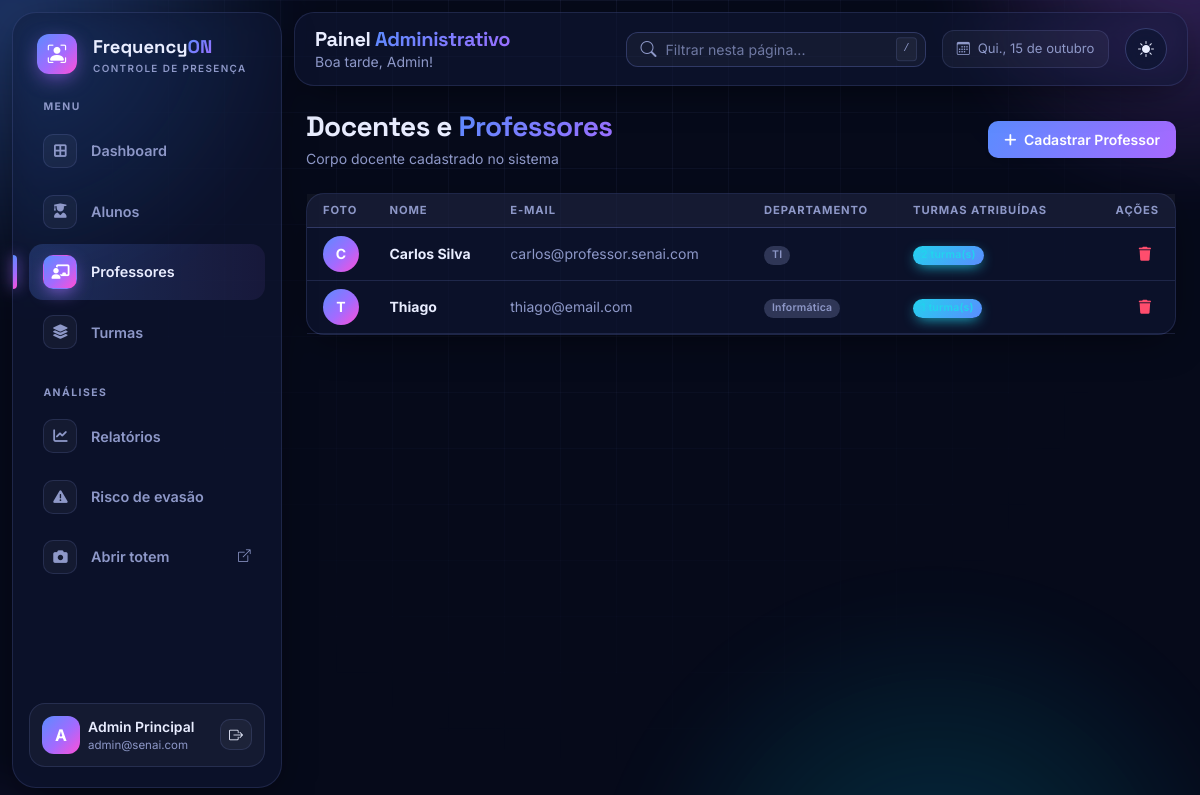
The page /admin/professores (signed in) on the database as committed earlier.
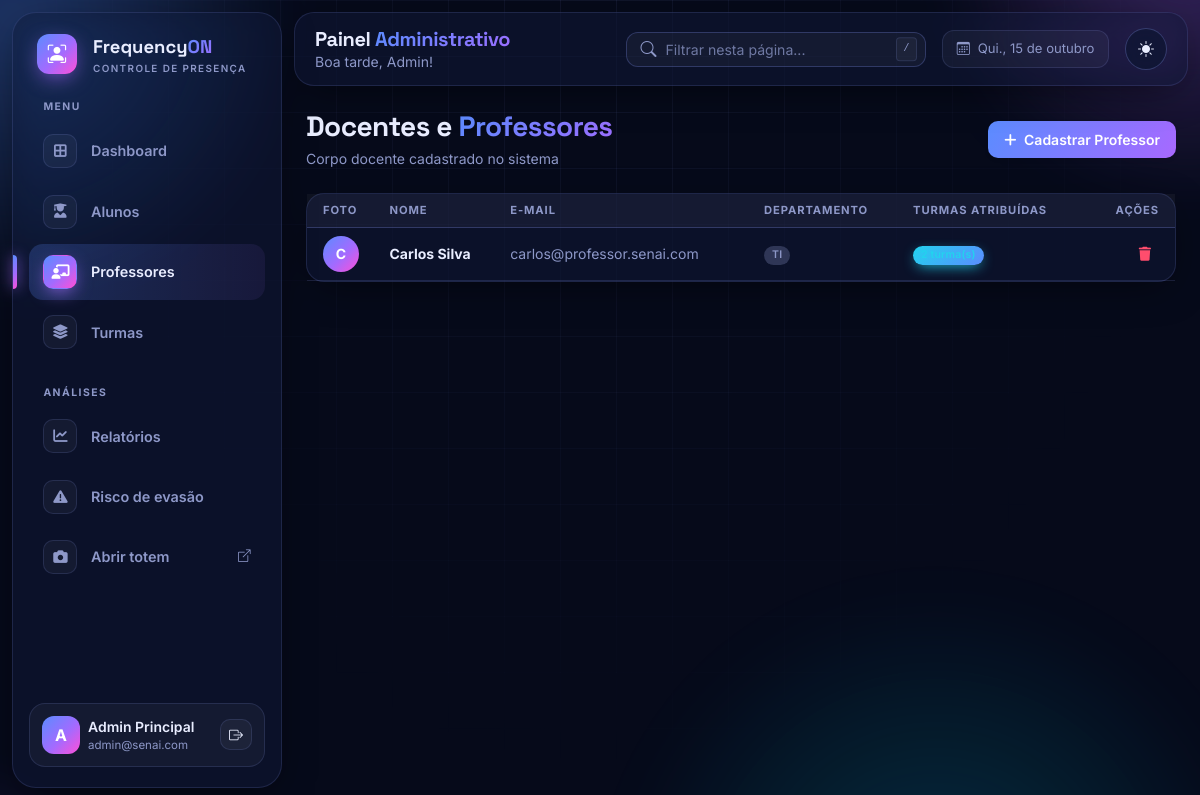
The same page on the database as committed later.
### database.py (models this page shows, shortened)
class UsuarioMixin:
    def set_senha(self, senha):
        self.senha_hash = generate_password_hash(senha)
    def check_senha(self, senha):
        return check_password_hash(self.senha_hash, senha)

class Professor(UsuarioMixin, db.Model):
    __tablename__ = "professores"
    id = db.Column(db.Integer, primary_key=True)
    nome = db.Column(db.String(120), nullable=False)
    email = db.Column(db.String(120), unique=True, nullable=False)
    senha_hash = db.Column(db.String(255), nullable=False)
    departamento = db.Column(db.String(120))
    foto = db.Column(db.String(255))
    vinculos = db.relationship("ProfessorTurma", back_populates="professor",
                               cascade="all, delete-orphan")
    @property
    def turmas(self):
        return sorted((v.turma for v in self.vinculos), key=lambda t: t.nome)

### rotas/admin.py (the view, shortened to what this page needs)
@admin.route("/professores", methods=["GET", "POST"])
@requer("admin")
def professores():
    return render_template("admin/professores.html", professores=Professor.query.order_by(Professor.nome).all())

### rotas/comum.py (called while the page is built)
def usuario_atual():
    tipo, uid = session.get("tipo"), session.get("uid")
    modelo = {"admin": Admin, "professor": Professor, "aluno": Aluno}.get(tipo)
    return db.session.get(modelo, uid) if modelo and uid else None

def requer(tipo):
    def deco(f):
        @wraps(f)
        def wrapper(*a, **kw):
            if session.get("tipo") != tipo or not usuario_atual():
                return redirect(url_for({"admin": "login_admin", "professor": "login_professor"}
                                        .get(tipo, "login_aluno")))
            return f(*a, **kw)
        return wrapper
    return deco

### templates/admin/professores.html (shortened to what this page needs)
{% extends 'admin/base.html' %}
{% block content %}
<div class="d-flex align-items-center justify-content-between mb-4">
    <div>
        <h1 class="h3 fw-bold mb-1">Docentes e <span class="fo-gradient-text">Professores</span></h1>
        <p class="text-muted mb-0 small">Corpo docente cadastrado no sistema</p>
    </div>
    <button class="btn btn-primary fw-semibold btn-sm px-3 py-2 shadow-sm" data-bs-toggle="modal" data-bs-target="#modalProfessor">
        <i class="fa-solid fa-plus me-1"></i> Cadastrar Professor
    </button>
</div>
<div class="card border-0 shadow-sm rounded-3">
    <div class="card-body p-0">
        <div class="table-responsive">
            <table class="table table-hover align-middle mb-0">
                <thead class="table-light small">
                    <tr>
                        <th class="ps-3">Foto</th>
                        <th>Nome</th>
                        <th>E-mail</th>
                        <th>Departamento</th>
                        <th>Turmas Atribuídas</th>
                        <th class="text-end pe-3">Ações</th>
                    </tr>
                </thead>
                <tbody class="small">
                    {% for professor in professores %}
                    <tr>
                        <td class="ps-3">
                            {% if professor.foto %}
                                <img src="{{ professor.foto }}"
                                     alt="{{ professor.nome }}"
                                     class="rounded-circle border object-fit-cover quadrado-36"
                                    >
                            {% else %}
                                <div class="avatar-initial rounded-circle bg-primary text-white d-flex align-items-center justify-content-center fw-bold quadrado-36">
                                    {{ professor.nome | inicial if professor.nome else 'P' }}
                                </div>
                            {% endif %}
                        </td>
                        <td class="fw-bold text-dark">{{ professor.nome }}</td>
                        <td class="text-muted">{{ professor.email or '-' }}</td>
                        <td><span class="badge bg-secondary bg-opacity-10 text-secondary fw-semibold">{{ professor.departamento or 'Geral' }}</span></td>
                        <td><span class="badge bg-info bg-opacity-10 text-info fw-semibold">{{ professor.turmas|length if professor.turmas else 0 }} turma(s)</span></td>
                        <td class="text-end pe-3">
                            <form class="d-inline" method="POST" action="{{ url_for('admin.deletar_professor', id=professor.id) }}" onsubmit="return confirm('Tem certeza que deseja excluir este professor?');">
                                <button type="submit" class="btn btn-outline-danger btn-sm border-0" title="Excluir Professor">
                                    <i class="fa-solid fa-trash"></i>
                                </button>
                            </form>
                        </td>
                    </tr>
                    {% else %}
                    <tr>
                        <td colspan="6" class="text-center text-muted py-4">Nenhum professor cadastrado até o momento.</td>
                    </tr>
                    {% endfor %}
                </tbody>
            </table>
        </div>
    </div>
</div>
{% endblock %}

Rows that differ between the two databases and show on the page:
removed Professor: nome|inicial "T", nome "Thiago", email "thiago@email.com", departamento "Informática"
